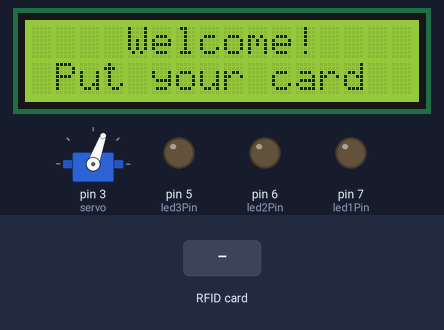
Bench run of a sketch on a simulated Arduino Uno, built with avr-gcc and run on an emulated ATmega328P. On the bench: 16×2 character LCD, servo, output pins drawn as LEDs (lit = HIGH). Inputs (shaded band) come from the test bench. Pins used as bus, display or sensor lines are not drawn; what the sketch prints to the serial monitor is not drawn.

Above: at 1.3 s.
1.4 s: RFID card D0 EA 95 1B held to the reader
At 4.3 s:
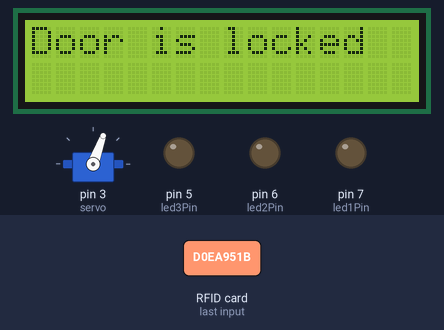
4.4 s: RFID card 5E 7A 19 C4 held to the reader
At 8.0 s:
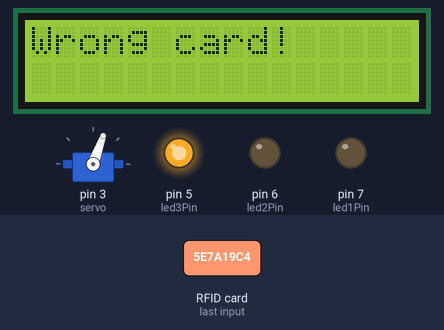
10.4 s: RFID card D0 EA 95 1B held to the reader
At 13.3 s:
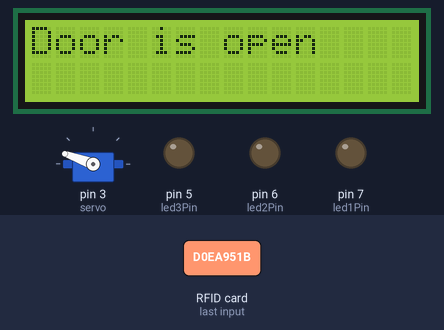
13.4 s: RFID card 5E 7A 19 C4 held to the reader
At 14.8 s:
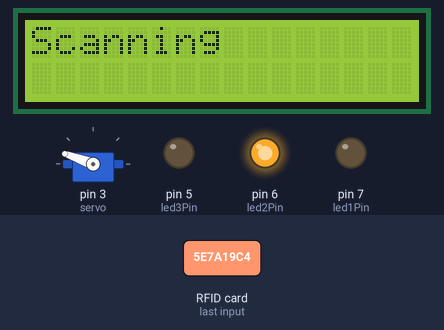
Timing chart, 0 to 18.7 s (numbered marks = the images above; inputs shaded):
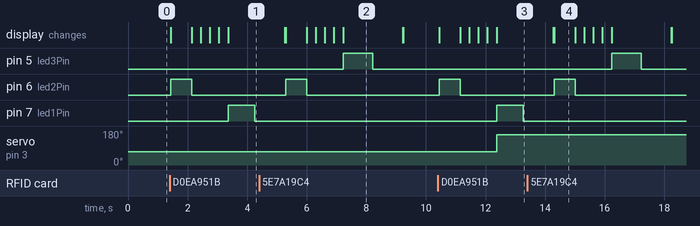

The sketch:

RFID_arduelectroco.ino
```cpp
// RIFD System with Servomotor, LCD and State Leds
// Follow us on instagram -- > @arduelectroco


#include <Servo.h>
#include <LiquidCrystal_I2C.h>
#include <SPI.h>
#include <MFRC522.h>

#define SS_PIN 10
#define RST_PIN 9
String UID = "D0 EA 95 1B";
byte lock = 0;
const int led1Pin = 7;
const int led2Pin = 6;
const int led3Pin = 5;

Servo servo;
LiquidCrystal_I2C lcd(0x27, 16, 2);
MFRC522 rfid(SS_PIN, RST_PIN);


void setup() {
  Serial.begin(9600);
  servo.write(70);
  lcd.init();
  lcd.backlight();
  pinMode(led1Pin, OUTPUT);
  pinMode(led2Pin, OUTPUT);
  pinMode(led3Pin, OUTPUT);
  servo.attach(3);
  SPI.begin();
  rfid.PCD_Init();
}

void loop() {
  lcd.setCursor(4, 0);
  lcd.print("Welcome!");
  lcd.setCursor(1, 1);
  lcd.print("Put your card");


  if ( ! rfid.PICC_IsNewCardPresent())
    return;
  if ( ! rfid.PICC_ReadCardSerial())
    return;

  lcd.clear();
  lcd.setCursor(0, 0);
  lcd.print("Scanning");
  digitalWrite(led2Pin, HIGH);
  delay(700);
  digitalWrite(led2Pin, LOW);
  Serial.print("NUID tag is :");
  String ID = "";
  for (byte i = 0; i < rfid.uid.size; i++) {
    lcd.print(".");
    ID.concat(String(rfid.uid.uidByte[i] < 0x10 ? " 0" : " "));
    ID.concat(String(rfid.uid.uidByte[i], HEX));
    delay(300);
  }
  ID.toUpperCase();

  if (ID.substring(1) == UID && lock == 0 ) {
    servo.write(70);
    lcd.clear();
    lcd.setCursor(0, 0);
    lcd.print("Door is locked");
    digitalWrite(led1Pin, HIGH);
    delay(900);
    digitalWrite(led1Pin, LOW);
    delay(1000);
    lcd.clear();
    lock = 1;
  } else if (ID.substring(1) == UID && lock == 1 ) {
    servo.write(160);
    lcd.clear();
    lcd.setCursor(0, 0);
    lcd.print("Door is open");
    digitalWrite(led1Pin, HIGH);
    delay(900);
    digitalWrite(led1Pin, LOW);
    delay(1000);
    lcd.clear();
    lock = 0;
  } else {
    lcd.clear();
    lcd.setCursor(0, 0);
    lcd.print("Wrong card!");
    digitalWrite(led3Pin, HIGH);
    delay(1000);
    digitalWrite(led3Pin, LOW);
    delay(1000);
    lcd.clear();
  }
}
```

Measured:
- after the input at 1.4 s, pin 6 (led2Pin): LOW → HIGH at once, → LOW 0.70 s later; pin 7 (led1Pin): LOW → HIGH after 2.0 s, → LOW 0.90 s later; the display: first changes at once (image 1 shows a later state)
- after the input at 4.4 s, pin 5 (led3Pin): LOW → HIGH after 2.8 s, → LOW 1.0 s later; pin 6 (led2Pin): LOW → HIGH after 0.90 s, → LOW 0.70 s later; the display: first differs from a run without the input after 0.90 s (image 2 shows a later state)
- after the input at 10.4 s, pin 6 (led2Pin): LOW → HIGH after 0.05 s, → LOW 0.70 s later; pin 7 (led1Pin): LOW → HIGH after 2.0 s, → LOW 0.90 s later; servo on pin 3 (servo): 70° → 160° after 2.0 s; the display: first changes after 0.05 s (image 3 shows a later state)
- after the input at 13.4 s, pin 5 (led3Pin): LOW → HIGH after 2.8 s, → LOW 1.0 s later; pin 6 (led2Pin): LOW → HIGH after 0.91 s, → LOW 0.70 s later; the display: first differs from a run without the input after 0.91 s (image 4)
- what the display in image 2 shows lasts 2.0 s, from 7.2 s to 9.2 s
